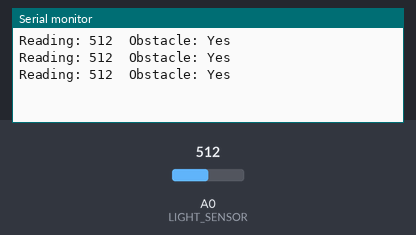
The sketch below on a simulated Arduino Uno, built with avr-gcc and run on an emulated ATmega328P. Shown: the last lines printed to the serial monitor. The inputs (shaded band) are chosen by the test bench; at power-on: A0 (LIGHT_SENSOR) = 512.

Above: at 1.3 s.
1.4 s: A0 (LIGHT_SENSOR) set to 683
At 1.9 s:
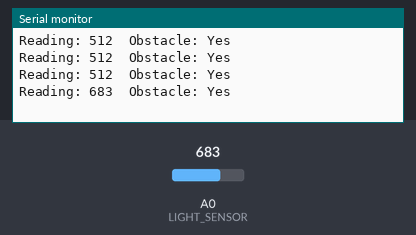
2.9 s: A0 (LIGHT_SENSOR) set to 710
At 3.4 s:
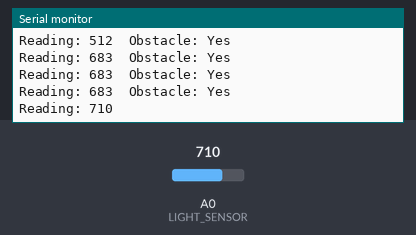

The sketch:

laser_sensor.ino
```cpp
const int LIGHT_SENSOR = A0;
const int SERIAL_VEL = 9600;
const int MIN_LIGHT_TO_OBSTACLE = 700;
const int READING_INTERVAL = 500;

int currentReading = 0;

void printReading();
bool hasObstacle();
void printObstacle();

void setup() {
  Serial.begin(SERIAL_VEL);
  pinMode(LIGHT_SENSOR, INPUT);
}

void loop() {
  currentReading = analogRead(LIGHT_SENSOR);
  printReading();

  bool obstacle = hasObstacle();

  if(obstacle){
    printObstacle();
  }

  Serial.println();

  delay(READING_INTERVAL);
}

void printReading()
{
  Serial.print("Reading: ");
  Serial.print(currentReading);
  Serial.print("\t");
}

bool hasObstacle()
{
  return currentReading <= MIN_LIGHT_TO_OBSTACLE;
}

void printObstacle()
{
  Serial.print("Obstacle: Yes");
}
```

Measured:
- the behaviour switches between 700 and 701 on A0 (LIGHT_SENSOR) (found by bisection; images 1 and 2)
- after the input at 1.4 s, the serial monitor: prints a new line after 0.10 s (image 1)
- after the input at 2.9 s, the serial monitor: prints a new line after 0.10 s (image 2)
